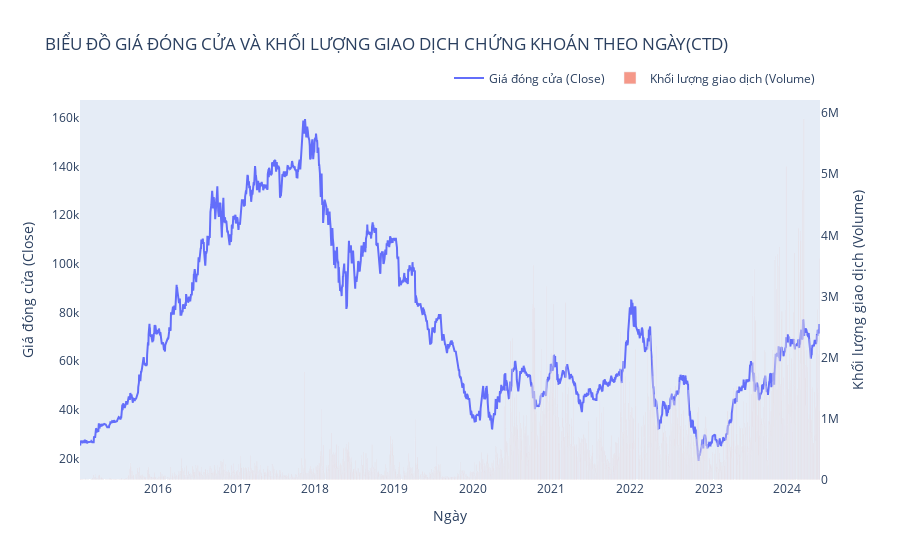

Source (notebook cell):
### Markdown cell above
# Biểu đồ giá giao dịch chứng khoán thực tế

### Code cell
# Tạo biểu đồ tương tác
fig = go.Figure()
# Thêm trace cho giá đóng cửa (Close)
fig.add_trace(go.Scatter(x=df['Date'], y=df['Close'], mode='lines', name='Giá đóng cửa (Close)'))
# Thêm trace cho khối lượng giao dịch (Volume)
fig.add_trace(go.Bar(x=df['Date'], y=df['Volume'], name='Khối lượng giao dịch (Volume)', yaxis='y2', opacity=0.6))

# Thiết lập các trục y
fig.update_layout(
    title='BIỂU ĐỒ GIÁ ĐÓNG CỬA VÀ KHỐI LƯỢNG GIAO DỊCH CHỨNG KHOÁN THEO NGÀY(CTD)',
    xaxis_title='Ngày',
    yaxis_title='Giá đóng cửa (Close)',
    yaxis=dict(
        title='Giá đóng cửa (Close)',
        showgrid=False  # Tắt grid lines cho yaxis
    ),
    yaxis2=dict(
        title='Khối lượng giao dịch (Volume)',
        overlaying='y',
        side='right',
        showgrid=False  # Tắt grid lines cho yaxis2
    ),
    xaxis=dict(
        showgrid=False  # Tắt grid lines cho xaxis
    ),
    legend=dict(
        orientation="h",
        yanchor="bottom",
        y=1.02,
        xanchor="right",
        x=1
    )
)
fig.show()

### Figure 1 — Plotly figure (JSON) as saved in the notebook; plotly's stock layout.template omitted (floating-point values rounded to 4 significant figures; data arrays with more than 128 entries replaced by an {"elided": "..."} marker saying what was removed)
{"data": [{"mode": "lines", "name": "Giá đóng cửa (Close)", "type": "scatter", "x": {"elided": "2346 str values"}, "y": {"elided": "2346 float values"}}, {"name": "Khối lượng giao dịch (Volume)", "opacity": 0.6, "type": "bar", "x": {"elided": "2346 str values"}, "y": {"elided": "2346 int values"}, "yaxis": "y2"}], "layout": {"legend": {"orientation": "h", "x": 1, "xanchor": "right", "y": 1.02, "yanchor": "bottom"}, "title": {"text": "BIỂU ĐỒ GIÁ ĐÓNG CỬA VÀ KHỐI LƯỢNG GIAO DỊCH CHỨNG KHOÁN THEO NGÀY(CTD)"}, "xaxis": {"showgrid": false, "title": {"text": "Ngày"}}, "yaxis": {"showgrid": false, "title": {"text": "Giá đóng cửa (Close)"}}, "yaxis2": {"overlaying": "y", "showgrid": false, "side": "right", "title": {"text": "Khối lượng giao dịch (Volume)"}}}}
